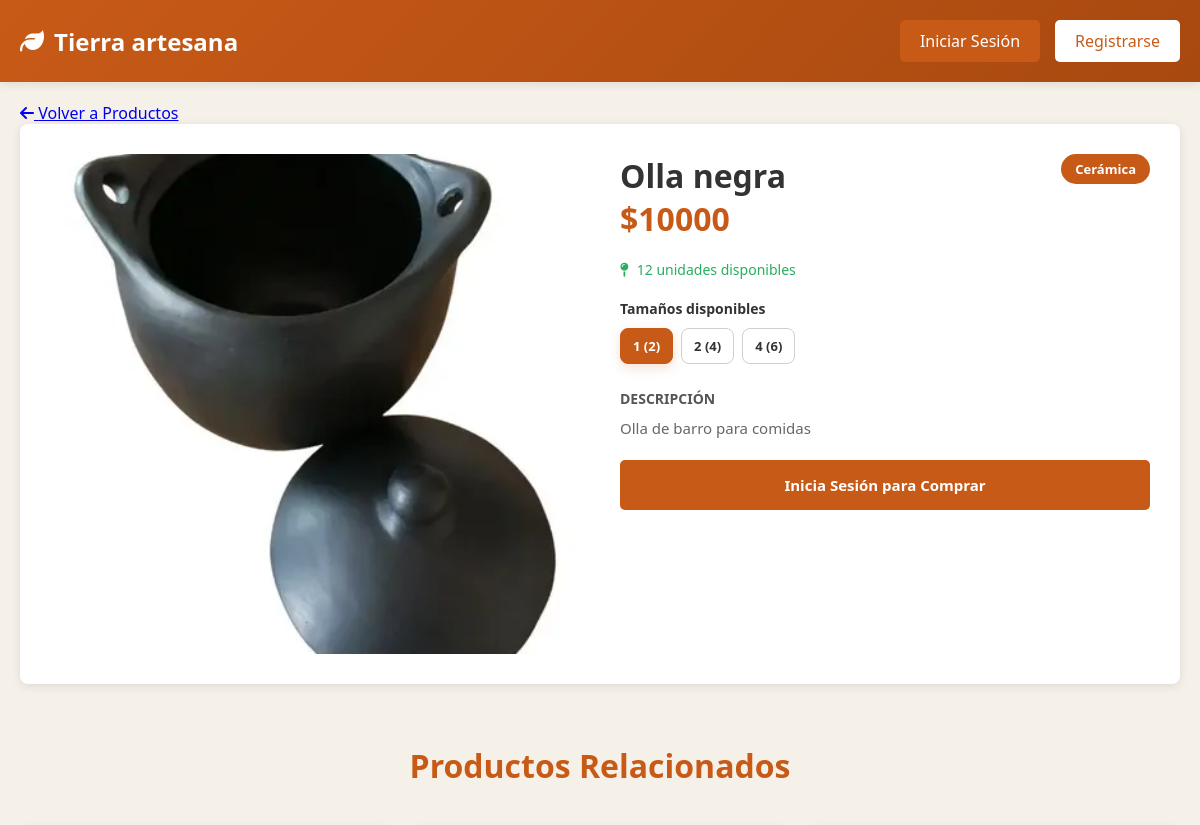
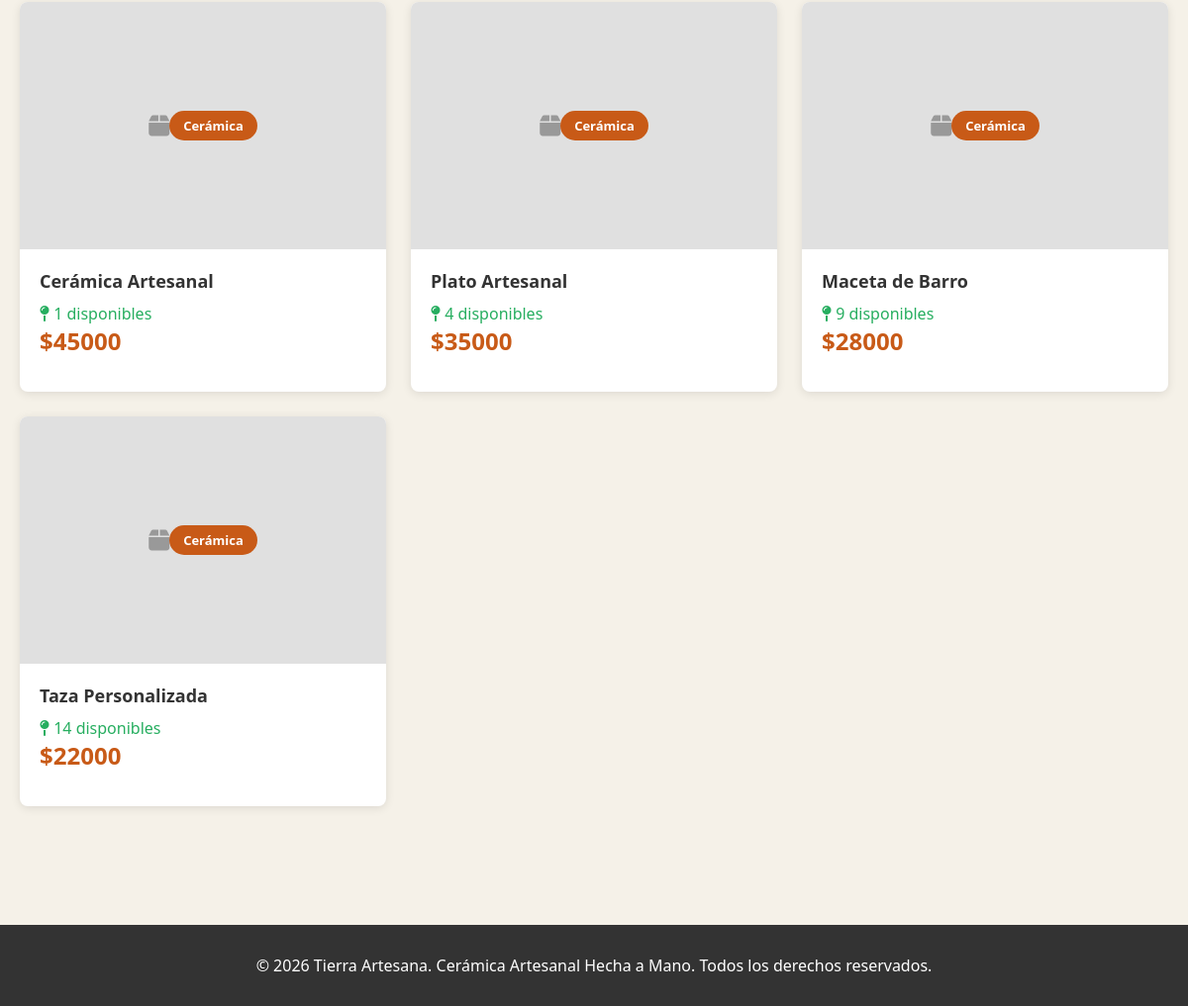
The app's page /producto/7/ with its own data (2 pictures, top to bottom).
### tienda/models.py (models this page shows, shortened)
class Producto(models.Model):
    nombre = models.CharField(max_length=200)
    descripcion = models.TextField()
    precio = models.DecimalField(max_digits=10, decimal_places=2)
    categoria = models.ForeignKey(Categoria, on_delete=models.SET_NULL, null=True, blank=True)
    cantidad_disponible = models.IntegerField()
    imagen = models.ImageField(upload_to='productos/', blank=True, null=True)
    tallas = models.CharField(max_length=200, blank=True, default='')
    fecha_creacion = models.DateTimeField(auto_now_add=True)
    activo = models.BooleanField(default=True)
    @property
    def disponible(self):
        return self.cantidad_disponible > 0
    @property
    def tallas_lista(self):
        return [item['tamano'] for item in self.tallas_con_stock]
    @property
    def tallas_con_stock(self):
        resultado = []
        for fragmento in (self.tallas or '').split(','):
            dato = fragmento.strip()
            if not dato:
                continue
            if ':' in dato:
                tamano_raw, stock_raw = dato.split(':', 1)
            else:
                tamano_raw, stock_raw = dato, ''
            tamano = tamano_raw.strip()
            if not tamano:
                continue
            stock = None
            stock_limpio = stock_raw.strip()
            if stock_limpio != '':
                try:
                    stock = int(Decimal(stock_limpio))
                except Exception:
                    stock = None
            resultado.append({
                'tamano': tamano,
                'stock': stock,
            })
        return resultado

class Categoria(models.Model):
    nombre = models.CharField(max_length=100)
    descripcion = models.TextField(blank=True)
    class Meta:
        verbose_name_plural = "Categorías"

### tienda/views.py (the view)
# urls.py: path('producto/<int:id>/', views.detalle_producto, name='detalle_producto'),
def detalle_producto(request, id):
    producto = get_object_or_404(Producto, id=id)
    productos_relacionados = Producto.objects.filter(
        categoria=producto.categoria,
        activo=True
    ).exclude(id=id)[:4]
    context = {
        'producto': producto,
        'productos_relacionados': productos_relacionados,
    }
    return render(request, 'tienda/detalle_producto.html', context)

### templates/tienda/detalle_producto.html (shortened to what this page needs)
{% extends "tienda/base.html" %}
{% block content %}
    <a href="/" class="back-link"><i class="fas fa-arrow-left"></i> Volver a Productos</a>
    <div class="product-detail">
        <div class="product-detail-image">
            {% if producto.imagen %}
                <img src="{{ producto.imagen.url }}" alt="{{ producto.nombre }}">
            {% else %}
                <i class="fas fa-box" style="font-size: 72px; color: #999;"></i>
            {% endif %}
        </div>
        <div class="product-detail-info">
            <div class="product-header">
                <h1>{{ producto.nombre }}</h1>
                {% if producto.categoria %}
                    <span class="category-badge">{{ producto.categoria.nombre }}</span>
                {% endif %}
            </div>
            <div class="product-detail-price">${{ producto.precio|floatformat:0 }}</div>
            <div class="product-availability {% if producto.disponible %}available{% else %}out{% endif %}">
                {% if producto.disponible %}
                    <i class="fas fa-map-pin"></i> {{ producto.cantidad_disponible }} unidades disponibles
                {% else %}
                    Agotado
                {% endif %}
            </div>
            {% if producto.tallas_con_stock %}
                <div class="tallas-section">
                    <label class="tallas-label">Tamaños disponibles</label>
                    <div class="tallas-options">
                        {% for item in producto.tallas_con_stock %}
                            <label class="talla-option">
                                <span>{{ item.tamano }} ({{ item.stock|default:0 }})</span>
                            </label>
                        {% endfor %}
                    </div>
                </div>
            {% endif %}
            <div class="product-description-section">
                <h3>Descripción</h3>
                <p class="product-detail-description">
                    {{ producto.descripcion }}
                </p>
            </div>
            {% if user.is_authenticated and producto.disponible %}
                <form method="post" action="/agregar-carrito/{{ producto.id }}/" id="add-to-cart-form">
                    {% csrf_token %}
                    <input
                        type="hidden"
                        name="talla"
                        id="selected-talla"
                        value="{% if producto.tallas_con_stock %}{{ producto.tallas_con_stock.0.tamano }}{% endif %}"
                    >
                    <div class="quantity-selector">
                        <label class="quantity-label">Cantidad:</label>
                        <div class="quantity-controls">
                            <button type="button" class="quantity-btn" onclick="decrementQuantity()">−</button>
                            <input type="number" id="cantidad" name="cantidad" value="1" min="1" max="{{ producto.cantidad_disponible }}" class="quantity-input">
                            <button type="button" class="quantity-btn" onclick="incrementQuantity()">+</button>
                        </div>
                    </div>
                    <div class="product-actions">
                        <button type="submit" class="add-to-cart">
                            <i class="fas fa-shopping-cart"></i> Agregar al Carrito
                        </button>
                    </div>
                </form>
            {% elif not user.is_authenticated %}
                <div class="product-actions">
                    <a href="/iniciar-sesion/" class="add-to-cart">Inicia Sesión para Comprar</a>
                </div>
            {% else %}
                <div class="product-actions">
                    <button class="add-to-cart" disabled>Agotado</button>
                </div>
            {% endif %}
        </div>
    </div>
    {% if productos_relacionados %}
        <div class="related-products">
            <h3 class="section-title">Productos Relacionados</h3>
            <div class="products-grid">
                {% for prod in productos_relacionados %}
                    <a href="/producto/{{ prod.id }}/" style="text-decoration: none; color: inherit;">
                        <div class="product-card">
                            <div class="product-image">
                                {% if prod.imagen %}
                                    <img src="{{ prod.imagen.url }}" alt="{{ prod.nombre }}">
                                {% else %}
                                    <i class="fas fa-box" style="font-size: 24px; color: #999;"></i>
                                {% endif %}
                                {% if prod.categoria %}
                                    <span class="category-badge">{{ prod.categoria.nombre }}</span>
                                {% endif %}
                            </div>
                            <div class="product-info">
                                <h4 class="product-name">{{ prod.nombre }}</h4>
                                <p class="availability-info">
                                    {% if prod.disponible %}
                                        <span style="color: #27ae60;"><i class="fas fa-map-pin"></i> {{ prod.cantidad_disponible }} disponibles</span>
                                    {% else %}
                                        <span style="color: #e74c3c;">Agotado</span>
                                    {% endif %}
                                </p>
                                <p class="product-price">${{ prod.precio|floatformat:0 }}</p>
                            </div>
                        </div>
                    </a>
                {% endfor %}
            </div>
        </div>
    {% endif %}
{% endblock %}

### records on screen
Producto: imagen (picture), nombre "Olla negra", categoria.nombre "Cerámica", precio "10000", cantidad_disponible "12", descripcion "Olla de barro para comidas"
Producto: categoria.nombre "Cerámica", nombre "Cerámica Artesanal", cantidad_disponible "1", precio "45000"
Producto: categoria.nombre "Cerámica", nombre "Plato Artesanal", cantidad_disponible "4", precio "35000"
Producto: categoria.nombre "Cerámica", nombre "Maceta de Barro", cantidad_disponible "9", precio "28000"
Producto: categoria.nombre "Cerámica", nombre "Taza Personalizada", cantidad_disponible "14", precio "22000"

### other values on screen
{{ item.tamano }} "1" "2" "4"
{{ item.stock|default:0 }} "2" "4" "6"
